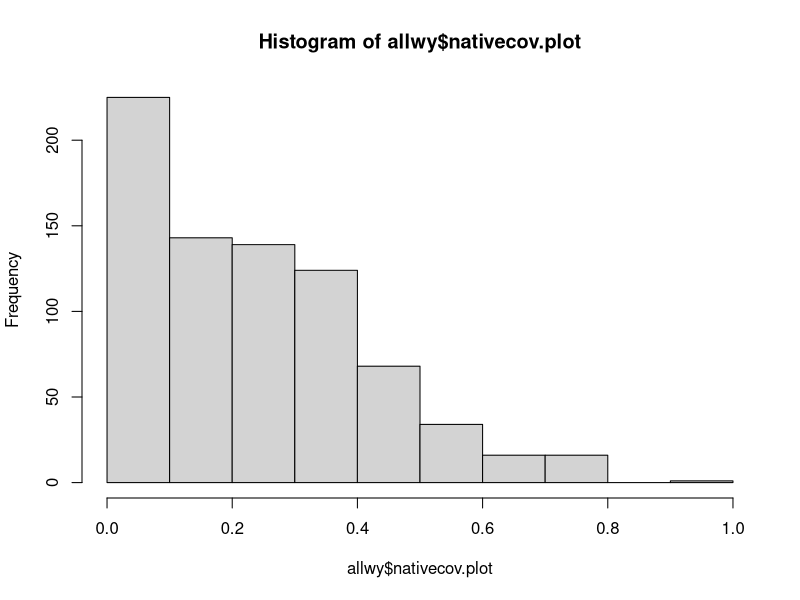
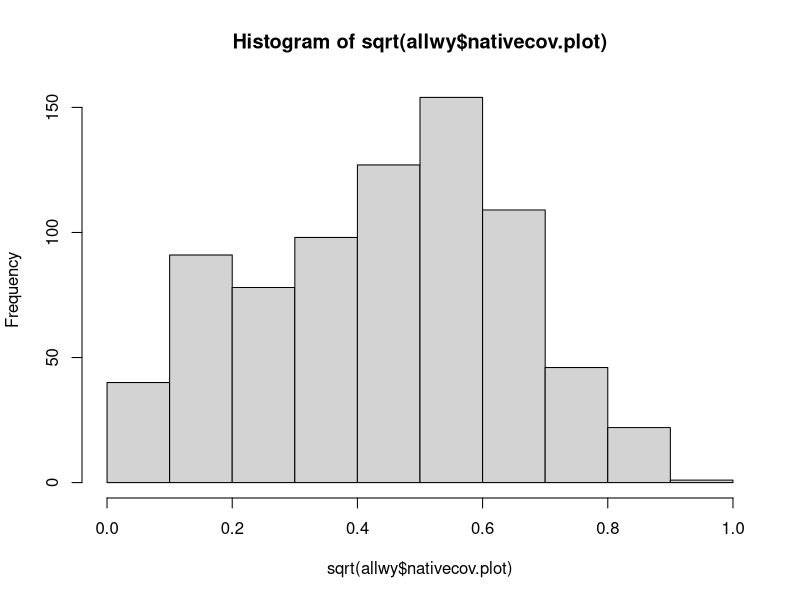

These charts were generated, in order, by the following R code: (Note: this script raises an error after producing the figures.)
#### Analysis of drought treatments, WY 
#### how does drought effect native species in the different seeded communities? with 
#### different community CWM traits? and/or with our distance from targets?
#### 2 Q's: Are DT communities more tolerant of drought than random? than FD? 

## packages
library(tidyverse)
library(lme4)
library(lmerTest)

## load in data, clean and modify columns
# WY
comp.wy <- read.csv("data/comp_wy_plot.csv") # Wyoming species comp data 
comp.wy <- comp.wy %>% filter(year != "2020") #remove pre-treatment data
#correct factor columns
#comp.wy$subplot <- as.factor(comp.wy$subplot)
comp.wy <- comp.wy %>% select(-drought)
#comp.wy$drought <- as.factor(comp.wy$drought)
comp.wy$year<-as.factor(comp.wy$year)
comp.wy$trt <- as.factor(comp.wy$trt)
comp.wy$block <- as.factor(comp.wy$block)
comp.wy <- comp.wy %>% mutate(trt = str_replace(trt, "^r$", "rand")) #make r match rand in cwm df
# comp.wy$nativecov <- comp.wy$nativecov/100  # make native live veg % a proportion to match CA data
# comp.wy$totalcov <- comp.wy$totalcov/100  # make native live veg % a proportion to match CA data

cwm.wy <- read.csv("data/cwm_wy(plot).csv")# Wyoming CWM data
cwm.wy$year <- as.factor(cwm.wy$year)
#make new sequence column
cwm.wy <- cwm.wy %>% mutate(yrorder = ifelse(year=="2021","1",
                                      ifelse(year=="2022","2",
                                      ifelse(year=="2023","3","0"))))
cwm.wy$yrorder <- as.numeric(cwm.wy$yrorder)
#add plot ID column (but give NA to target/predicted communities)
cwm.wy <- cwm.wy %>% 
  mutate(plot = paste(block, trt, year, sep = "."))
# cwm.wy <- cwm.wy %>% 
#   mutate(plot = ifelse(!is.na(subplot), paste(block, trt, subplot, sep = "."), NA))
cwm.wy <- cwm.wy %>% filter(year != "0") #remove predicted/target communities

cwm.wy <- cwm.wy %>% select(-c(rootdiam,veg)) #remove CWM rootdiam column to avoid confusion
cwmFD <- read.csv("data/cwm_raoq_wy(plot).csv") #add FD for traits that need it (rootdiam/veg)
cwmFD <- cwmFD %>% select(block,trt,year,drought,rootdiam,veg, full) #only columns we need
cwm.wy <- merge(cwm.wy,cwmFD, all.x=T)

# combine to master df (remove spp columns for now)
allwy <- merge(comp.wy[,-c(5:60)],cwm.wy, by=c("year","trt","block"))
allwy$trt <- as.factor(allwy$trt)

# also combine CWM_distances dataframe to master df 
wydist <- read.csv("data/cwm_maxdistances_wy(plot).csv")
wydist <- wydist %>% select(-X) #%>% filter(trt.b.sub.y!="target")
#break apart distances ID to make wider and merge together
wydist <- separate(wydist, trt.b.y, into = c("trt", "block", "year"), sep = "\\.")
wydist <- wydist %>% mutate(trt = str_replace(trt, "^r$", "rand")) #make r match rand in cwm df

allwy <- merge(allwy,wydist, by=c("year","trt","block"), all.x=T)
allwy$trt <- as.factor(allwy$trt)
allwy$block <- as.factor(allwy$block)
allwy$year <- as.factor(allwy$year)
#allwy$subplot <- as.factor(allwy$subplot)
allwy$drought <- as.factor(allwy$drought)

### how many WY 2022+2023 data need to be dropped from CWM calculations 
subvalid <- comp.wy %>% group_by(block,trt,year) %>%
  mutate(propnative = nativecov.plot/totcov.plot*100) %>% 
  filter(propnative < 80)
table(subvalid$year)
(17+132)/(512*3)*100 # only 10% total observation to remove
allwy <- allwy %>% 
  mutate(propnative = nativecov.plot/totcov.plot*100)

## Ensure levels are correctly compared in models
allwy$trt <- relevel(allwy$trt, ref = "rand") #make random communities the reference level
allwy$drought <- relevel(allwy$drought, ref = "cntl") #make ambient precip the reference level
#for vizuals
droughtcols <- c("cntl"="skyblue", "drt"="tomato") #create variable for color

### data summary
# look at response variable in each dataset
# WY
hist(allwy$nativecov.plot) # native cover in WY is left skewed (extremely not normal)
hist(sqrt(allwy$nativecov.plot)) # good transformation for normalizing data
shapiro.test(sqrt(allwy$nativecov.plot)) #still not quite normal, but better
allwy <- allwy %>% 
  mutate(nativecov_tran = sqrt(nativecov.plot))

#### remove all plots where CWM could not be validly calculated
suballwy <- allwy %>% filter(propnative >= 80)

#### Linear models of native cover ~ treatments:
#### (unsebsetted data could be used for this model)
### Cover-only model (fullest model):
#m0.wy <- lmer(nativecov_tran ~ trt * drought + (1 | year) + (1 | block) + (1|plot), data = suballwy)
#summary(m0.wy) # plot can account for plot effect
### current cover-only model:
m1.wy <- lmer(nativecov_tran ~ trt * drought + (1 | year) + (1 | block), data = suballwy)
summary(m1.wy) 
#anova(m0.wy,m1.wy) 
## plot does not improve model statistically, may want to retain to account for design,
## but removing for now since it encapsulates very little variance.

### current cover-only model:
m1.wy <- lmer(nativecov_tran ~ trt * drought + (1 | year) + (1 | block), data = suballwy)
summary(m1.wy) # plot can account for plot effect
anova(m1.wy) #all effects sig.
emm.wy <- emmeans(m1.wy, c("trt","drought"))
pairs(emm.wy)
#view
ggplot(suballwy, aes(y=nativecov_tran,x=trt,fill=drought))+
  geom_boxplot()+
  scale_fill_manual(values=droughtcols)# +
  facet_wrap(~year)

### CWM trait model: (individual models only right now)
### These models show how CWM effected the relationship with an environmental
### variable across the whole site
#ldmc model
m2ldmc.wy <- lmer(nativecov_tran ~ ldmc * drought + (1 | year) + (1 | block), data = suballwy)
summary(m2ldmc.wy) 
anova(m2ldmc.wy) #all important important
emm.ca <- emmeans(m2ldmc.wy, c("ldmc","drought"))
pairs(emm.ca)
#view
ggplot(suballwy, aes(y=nativecov_tran,x=ldmc,color=drought))+
  geom_point()+
  geom_smooth(method = "lm")+
  scale_color_manual(values=droughtcols)+
  xlim(-.8,1.5) + #remove outlier?
  facet_wrap(~year)
#compare
anova(m1.wy,m2ldmc.wy) #Equivalent fit as model with seeding
#lop model
m2lop.wy <- lmer(nativecov_tran ~ lop * drought + (1 | year) + (1 | block), data = suballwy)
summary(m2lop.wy) 
anova(m2lop.wy) #all sig.
emm.ca <- emmeans(m2lop.wy, c("lop","drought"))
pairs(emm.ca)
#view
ggplot(suballwy, aes(y=nativecov_tran,x=lop,color=drought))+
  geom_point()+
  geom_smooth(method = "lm")+
  scale_color_manual(values=droughtcols)+
  facet_wrap(~year)
#compare
anova(m1.wy,m2lop.wy) #Better than seeding trt alone!
anova(m2ldmc.wy,m2lop.wy) #same as ldmc? lop has slightly lower AIC
#rootdiam model
suballwy$rootdiam <- normalize(suballwy$rootdiam) # normalize FD
m2rd.wy <- lmer(nativecov_tran ~ rootdiam * drought + (1 | year) + (1 | block), data = suballwy)
summary(m2rd.wy) 
anova(m2rd.wy) #all sig.
emm.ca <- emmeans(m2rd.wy, c("rootdiam","drought"))
pairs(emm.ca)
#view
ggplot(suballwy, aes(y=nativecov_tran,x=rootdiam,color=drought))+
  geom_point()+
  geom_smooth(method = "lm")+
  scale_color_manual(values=droughtcols)+
  facet_wrap(~year)
#compare
anova(m1.wy,m2rd.wy) #Better than seeding trt alone!
anova(m2ldmc.wy,m2rd.wy) #same as ldmc? rd has slightly lower AIC
anova(m2lop.wy,m2rd.wy) #same as lop? rd has slightly lower AIC
### Multivariate traits model/ value?

suballwy$full <- normalize(suballwy$full) # normalize FD
m2rd.wy <- lmer(nativecov_tran ~ rootdiam * drought + (1 | year) + (1 | block), data = suballwy)
summary(m2rd.wy) 
anova(m2rd.wy) #all sig.
emm.ca <- emmea

### CWM distance model: 
## trt can be dropped
m3.wy <- lmer(nativecov_tran ~ trt * distdt * drought + (1 | year) + (1 | block), data = suballwy)
summary(m3.wy)
anova(m3.wy) #all sig! (except drought alone)
emm.wy <- emmeans(m3.wy, c("trt","drought","dist"), )
pairs(emm.wy,simple="dist")
contrast(emm.wy,simple=)
#view
ggplot(suballwy, aes(y=nativecov,x=dist,color=trt))+
  #geom_point()+
  geom_smooth(method = "lm")+
  #scale_color_manual(values=droughtcolswy)+
facet_grid(~drought)
#compare
anova(m1.wy,m3.wy) #Better than seeding trt alone!
anova(m2rd.ca,m3.ca) #Better than and CWM trait alone! (except rootdiam is close)
#when not including trt w/ dist*water is a strong model
#water is highly correlated with out ability to hit our targets




#figures to easily view three-way interaction (one uses trt as x-axis, th other uses dist)
library(ggeffects)
x <- ggpredict(m3.wy,c("dist [all]","trt","drought")) #all smooths lines
wy_threeway <- plot(x, alpha = .1, show_title = F)+
  labs(y="cover native species", x="Euclidian distance from target", col="seeding trt")+
  theme_classic()
x <- ggpredict(m3.wy,c("trt","dist","drought")) #all smooths lines
plot(x)+
  theme_classic()

#save some for presentation 1/19
#CWM models
#lma
leafn.p <- ggplot(suballwy, aes(y=nativecov,x=leafn,color=drought))+
  geom_point(alpha=.3, pch=20)+
  geom_smooth(method = "lm")+
  scale_color_manual(values=droughtcolswy)+
  labs(y="cover native species")+
  theme_classic()
  #xlim(-.5,1.5) #+ #remove outlier?
#seedmass
srl.p <- ggplot(suballwy, aes(y=nativecov,x=srl,color=drought))+
  geom_point(alpha=.3, pch=20)+
  geom_smooth(method = "lm")+
  scale_color_manual(values=droughtcolswy)+
  labs(y="")+
  theme_classic()+
  facet_wrap(~year)
#rootdiam
veg.p<- ggplot(suballwy, aes(y=nativecov,x=rootdiam,color=drought))+
  geom_point(alpha=.3, pch=20)+
  geom_smooth(method = "lm")+
  scale_color_manual(values=droughtcolswy)+
  labs(y="")+
  theme_classic()+
  facet_wrap(~year)

#alltogether
library(patchwork)
tiff("figures/drought models/drought_cwm_wy.tiff", res=400, height = 4,width =6, "in",compression = "lzw")
wy_threeway / (ldmc.p + lop.p + rd.p + plot_layout(guides = 'collect')) 
dev.off()

###for 1/19
x <- ggpredict(m3.wy,c("dist [all]","drought","trt"), type = "re") #all smooths lines
tiff("figures/drought models/drought_mod_wy.tiff", res=400, height = 4,width =5, "in",compression = "lzw")
plot(x, alpha = .1, show_title = F)+
  labs(y="cover native species", x="Euclidian distance from target", col="drought trt")+
  scale_color_manual(values=c("darkblue","red4"))+
  theme_classic()
dev.off()
m3.ca <- lmer(sqrt(native.cover) ~ trt * dist * drought + (1 | Year), data = suballca)
capture.output(anova(m3.wy)[,c(3,5,6)], file="test.doc") #cov effected by drought, and dist:drought int.
emm.ca <- emmeans(m3.wy, c("dist","trt","drought"))#,"dist"))
?pairs(emm.wy,simple="drought") #at an average distance from target how does cover vary as a result of the other vars
emmeans(m3.wy,pairwise~"trt","drought")
contrast(emm.ca)
test(emmeans(m3.ca, pairwise ~drought*trt*dist, at = list(dist = 0)))
test(emmeans(m3.ca, pairwise ~drought*dist, at = list(dist = .36)))
test(emmeans(m3.ca, pairwise ~drought*dist, at = list(dist = 1)))

###CWM figs
tiff("figures/drought models/drought_cwm_wy.tiff", res=400, height = 2,width =7, "in",compression = "lzw")
(leafn.p + srl.p + veg.p + plot_layout(guides = 'collect')) 
dev.off()
capture.output(anova(m2ldmc.wy)[,c(3,5,6)], file="test.doc") #cov effected by drought, and dist:drought int.
capture.output(anova(m2lop.wy)[,c(3,5,6)], file="test.doc") #cov effected by drought, and dist:drought int.
capture.output(anova(m2rd.wy)[,c(3,5,6)], file="test.doc") #cov effected by drought, and dist:drought int.


#### for 2/2 ###
tiff("figures/drought models/drought_mod_wy.tiff", res=400, height = 3,width =6, "in",compression = "lzw")
x <- ggpredict(m3.wy,c("trt","distdt","drought")) 
plot(x)+
  labs(x="seeding treatment", 
       y="absolute cover native species",
       title=" ")
#theme_classic()
dev.off()

#CWM's and FD
#CWM models
ln <- ggplot(suballwy, aes(y=nativecov.plot,x=leafn,color=drought))+
  geom_point(alpha=.3, pch=20)+
  geom_smooth(method = "lm")+
  scale_color_manual(values=droughtcolswy)+
  labs(y=" ")+
  theme(legend.position = "none")+
  facet_wrap(~year)+
  theme_classic()
#xlim(-.5,1.5) #+ #remove outlier?
srl <- ggplot(suballwy, aes(y=nativecov.plot,x=srl,color=drought))+
  geom_point(alpha=.3, pch=20)+
  geom_smooth(method = "lm")+
  scale_color_manual(values=droughtcolswy)+
  labs(y="")+
  theme_classic()+
  facet_wrap(~year)
rd <- ggplot(suballwy, aes(y=nativecov.plot,x=rootdiam,color=drought))+
  geom_point(alpha=.3, pch=20)+
  geom_smooth(method = "lm")+
  scale_color_manual(values=droughtcolswy)+
  labs(y="", x="FD rootdiam")+
  theme_classic()+
  facet_wrap(~year)
fd <- ggplot(suballwy, aes(y=nativecov.plot,x=full,color=drought))+
  geom_point(alpha=.3, pch=20)+
  geom_smooth(method = "lm")+
  scale_color_manual(values=droughtcolswy)+
  labs(y="", x="FD")+
  theme_classic()+
  facet_wrap(~year)
#save
library(ggpubr)
tiff("figures/drought models/drought_CWM_wy.tiff", res=400, height = 4,width =8, "in",compression = "lzw")
annotate_figure(ggarrange(ln,srl,rd,fd, nrow=2, ncol=2, common.legend = T), 
                left ="absolute cover native species")
dev.off()
